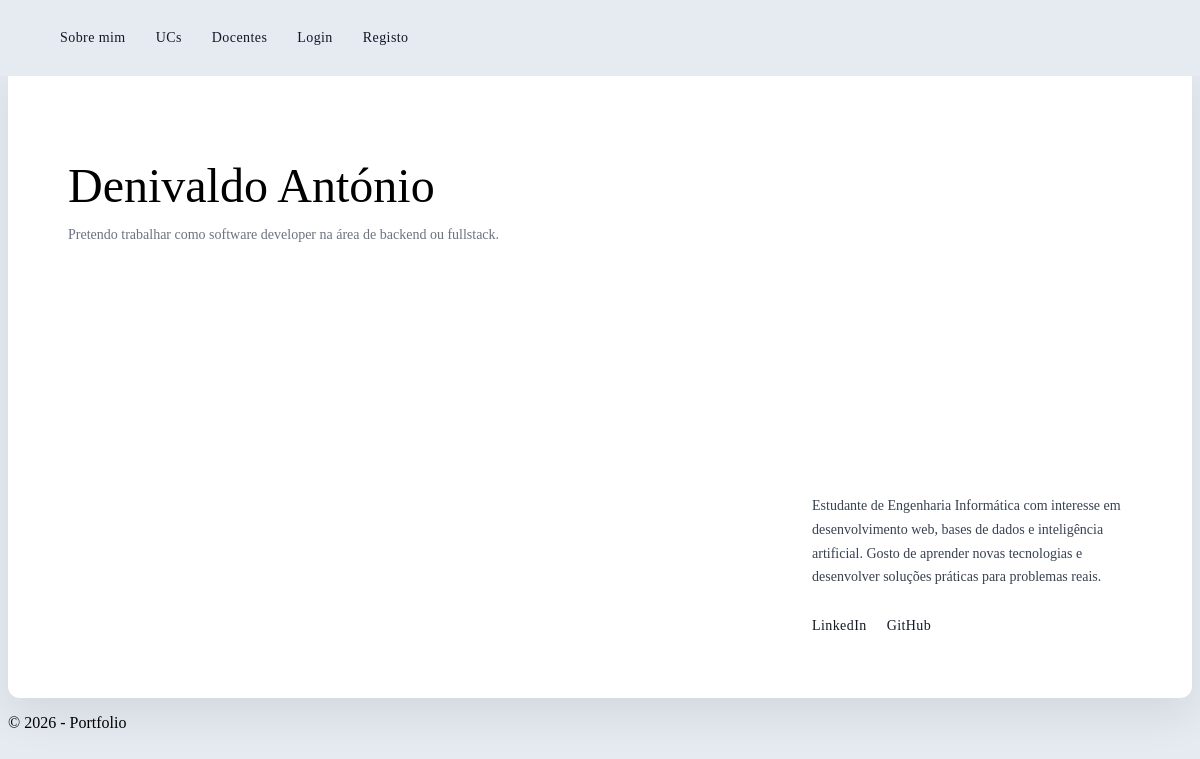
The app's page /, older data.
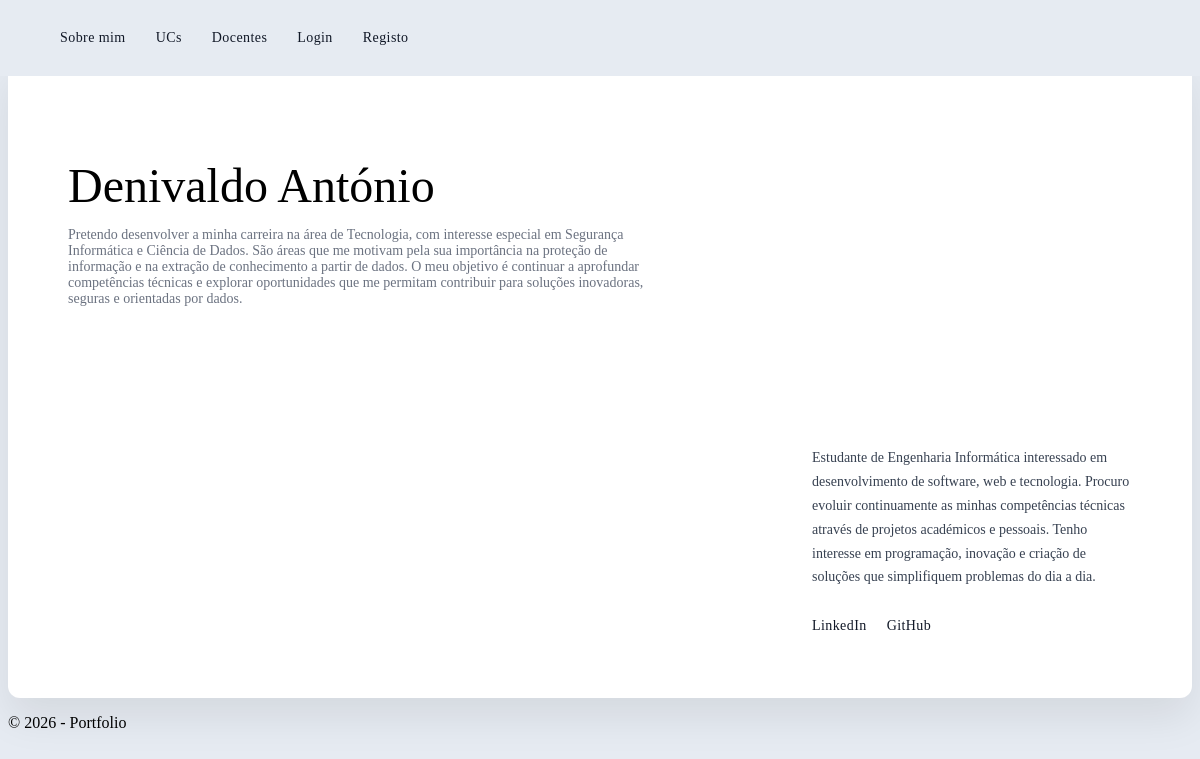
The same page, newer data.
### portfolio/models.py (models this page shows)
class SobreMim(models.Model):
    nome = models.CharField(max_length=200)
    biografia = models.TextField()
    email = models.EmailField(blank=True)
    linkedin = models.URLField(blank=True)
    github = models.URLField(blank=True)
    objetivo_profissional = models.TextField(blank=True)

### portfolio/views.py (the view)
def portfolio_view(request):
    sobre = SobreMim.objects.first()
    return render(
        request,
        'portfolio/main.html',
        {'sobre': sobre}
    )

### portfolio/templates/portfolio/main.html
{% extends "portfolio/base.html" %}
{% block content %}
<section class="hero">
    <div class="hero-left">
        <h1>{{ sobre.nome }}</h1>
        <p class="role">
            {{ sobre.objetivo_profissional }}
        </p>
    </div>
    <div class="hero-right">
        <p>
            {{ sobre.biografia }}
        </p>
        <div class="social-links">
            <a href="{{ sobre.linkedin }}" target="_blank">
                LinkedIn
            </a>
            <a href="{{ sobre.github }}" target="_blank">
                GitHub
            </a>
        </div>
    </div>
</section>
{% endblock %}

### portfolio/templates/portfolio/base.html (shortened to what this page needs)
{% load static %}
<!DOCTYPE html>
<html lang="pt">
<head>
<link rel="stylesheet" href="{% static 'portfolio/styles.css' %}">
</head>
<body>
<header class="navbar">
    <nav>
        <a href="{% url 'home' %}">Sobre mim</a>
        <a href="{% url 'ucs' %}">UCs</a>
        <a href="{% url 'docentes' %}">Docentes</a>
        {% if request.user.is_authenticated %}
            <a href="/logout/">Logout</a>
        {% else %}
            <a href="/login/">Login</a>
            <a href="/register/">Registo</a>
        {% endif %}
    </nav>
</header>
<main class="page">
    {% block content %}
    {% endblock %}
</main>
<footer>
    <p>© 2026 - Portfolio</p>
</footer>
</body>
</html>

### portfolio/static/portfolio/styles.css (style rules this page uses)
.navbar { position:fixed; top:0; left:0; width:100%; padding:30px 60px; background:#e6ebf2; z-index:1000; font-size:14px; }
.navbar nav { display:flex; gap:30px; }
.navbar a { text-decoration:none; color:#111827; font-weight:500; letter-spacing:0.03em; position:relative; transition:opacity 0.2s ease; }
.navbar a::after { content:""; position:absolute; left:0; bottom:-4px; width:0; height:1px; background:black; transition:width 0.2s ease; }
.page { padding-top:50px; }
.hero { background:white; border-radius:12px; padding:60px; display:flex; justify-content:space-between; align-items:flex-start; box-shadow:0 20px 40px rgba(0,0,0,0.08); min-height:65vh; }
.hero-left { width:55%; }
.hero-left h1 { font-size:48px; font-weight:500; margin-bottom:5px; }
.role { font-size:14px; color:#6b7280; margin-bottom:40px; }
.hero-right { width:320px; font-size:14px; line-height:1.7; color:#374151; align-self:flex-end; }
body { background:#e6ebf2; }
.social-links { margin-top:25px; display:flex; flex-direction:column; gap:8px; }
.social-links a { text-decoration:none; color:#111827; font-size:14px; font-weight:500; letter-spacing:0.03em; position:relative; width:fit-content; transition:opacity 0.2s ease; }
.social-links a::after { content:""; position:absolute; left:0; bottom:-3px; width:0; height:1px; background:black; transition:width 0.2s ease; }
.social-links { flex-direction:row; gap:20px; }

Row changes from the older to the newer data that the page shows:
changed SobreMim "Denivaldo António": objetivo_profissional "Pretendo trabalhar como software developer na área de backend ou fullstack." → "Pretendo desenvolver a minha carreira na área de Tecnologia, com interesse especial em Segurança Informática e Ciência de Dados. São áreas que me motivam pela sua importância na proteção de informação e na extração de conhecimento a partir de dados. O meu objetivo é continuar a aprofundar competências técnicas e explorar oportunidades que me permitam contribuir para soluções inovadoras, seguras e orientadas por dados."; biografia "Estudante de Engenharia Informática com interesse em desenvolvimento web, bases de dados e inteligência artificial. Gosto de aprender novas tecnologias e desenvolver soluções práticas para problemas reais." → "Estudante de Engenharia Informática interessado em desenvolvimento de software, web e tecnologia. Procuro evoluir continuamente as minhas competências técnicas através de projetos académicos e pessoais. Tenho interesse em programação, inovação e criação de soluções que simplifiquem problemas do dia a dia."
